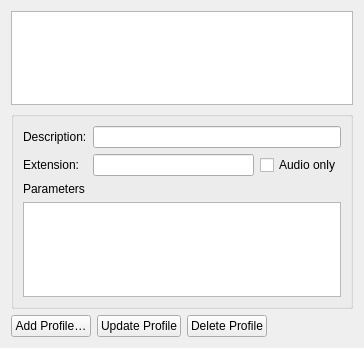
<?xml version="1.0" encoding="UTF-8"?>
<ui version="4.0">
 <author>
SPDX-FileCopyrightText: none
SPDX-License-Identifier: GPL-3.0-only OR LicenseRef-KDE-Accepted-GPL
 </author>
 <class>ConfigTranscode_UI</class>
 <widget class="QWidget" name="ConfigTranscode_UI">
  <property name="geometry">
   <rect>
    <x>0</x>
    <y>0</y>
    <width>364</width>
    <height>348</height>
   </rect>
  </property>
  <layout class="QGridLayout" name="gridLayout">
   <item row="2" column="3">
    <spacer name="horizontalSpacer">
     <property name="orientation">
      <enum>Qt::Horizontal</enum>
     </property>
     <property name="sizeHint" stdset="0">
      <size>
       <width>213</width>
       <height>20</height>
      </size>
     </property>
    </spacer>
   </item>
   <item row="0" column="0" colspan="4">
    <widget class="QListWidget" name="profiles_list">
     <property name="alternatingRowColors">
      <bool>true</bool>
     </property>
    </widget>
   </item>
   <item row="1" column="0" colspan="4">
    <widget class="QGroupBox" name="profile_box">
     <property name="sizePolicy">
      <sizepolicy hsizetype="Preferred" vsizetype="Maximum">
       <horstretch>0</horstretch>
       <verstretch>0</verstretch>
      </sizepolicy>
     </property>
     <property name="title">
      <string/>
     </property>
     <layout class="QGridLayout" name="gridLayout_2">
      <item row="1" column="1">
       <widget class="QLineEdit" name="profile_extension"/>
      </item>
      <item row="0" column="0">
       <widget class="QLabel" name="label_2">
        <property name="text">
         <string>Description:</string>
        </property>
       </widget>
      </item>
      <item row="3" column="0" colspan="3">
       <widget class="QPlainTextEdit" name="profile_parameters"/>
      </item>
      <item row="0" column="1" colspan="2">
       <widget class="QLineEdit" name="profile_description"/>
      </item>
      <item row="1" column="0">
       <widget class="QLabel" name="label_3">
        <property name="text">
         <string>Extension:</string>
        </property>
       </widget>
      </item>
      <item row="1" column="2">
       <widget class="QCheckBox" name="profile_audioonly">
        <property name="text">
         <string>Audio only</string>
        </property>
       </widget>
      </item>
      <item row="2" column="0" colspan="3">
       <widget class="QLabel" name="label_4">
        <property name="text">
         <string>Parameters</string>
        </property>
       </widget>
      </item>
     </layout>
    </widget>
   </item>
   <item row="2" column="0">
    <widget class="QPushButton" name="button_add">
     <property name="text">
      <string>Add Profile…</string>
     </property>
    </widget>
   </item>
   <item row="2" column="1">
    <widget class="QPushButton" name="button_update">
     <property name="text">
      <string>Update Profile</string>
     </property>
    </widget>
   </item>
   <item row="2" column="2">
    <widget class="QPushButton" name="button_delete">
     <property name="text">
      <string>Delete Profile</string>
     </property>
    </widget>
   </item>
  </layout>
 </widget>
 <tabstops>
  <tabstop>profiles_list</tabstop>
  <tabstop>profile_description</tabstop>
  <tabstop>profile_extension</tabstop>
  <tabstop>profile_audioonly</tabstop>
  <tabstop>profile_parameters</tabstop>
  <tabstop>button_add</tabstop>
  <tabstop>button_update</tabstop>
  <tabstop>button_delete</tabstop>
 </tabstops>
 <resources/>
 <connections/>
</ui>
